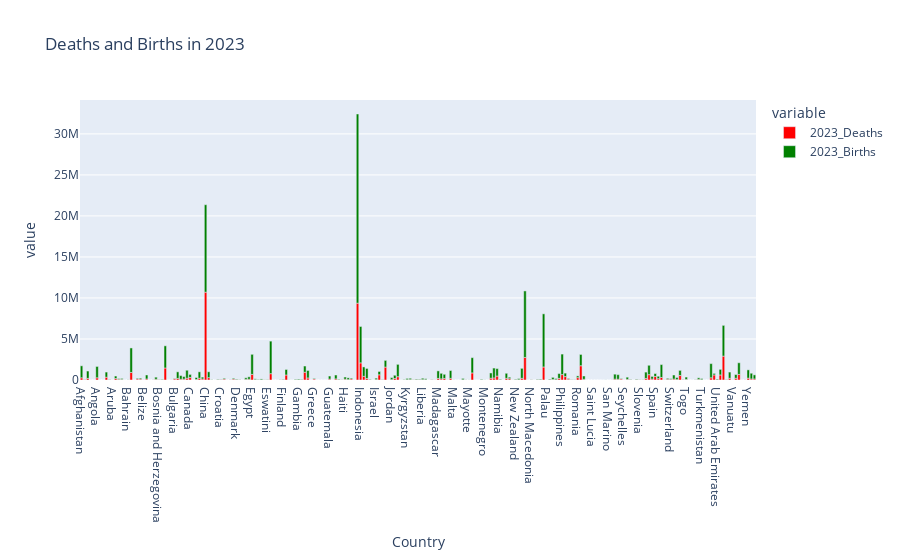

Notebook code cell kept with this figure:
### Markdown cell above
# Deaths and Births in 2023

### Code cell
fig7 = px.bar(population, x='Country', y=['2023_Deaths', '2023_Births'],
             color_discrete_sequence=['red', 'green'],
             title='Deaths and Births in 2023'
             )

fig7.show()

### Figure 1 — Plotly figure (JSON) as saved in the notebook; plotly's stock layout.template omitted (floating-point values rounded to 4 significant figures; data arrays with more than 128 entries replaced by an {"elided": "..."} marker saying what was removed)
{"data": [{"alignmentgroup": "True", "hovertemplate": "variable=2023_Deaths<br>Country=%{x}<br>value=%{y}<extra></extra>", "legendgroup": "2023_Deaths", "marker": {"color": "red", "pattern": {"shape": ""}}, "name": "2023_Deaths", "offsetgroup": "2023_Deaths", "orientation": "v", "showlegend": true, "textposition": "auto", "type": "bar", "x": {"elided": "218 str values"}, "xaxis": "x", "y": {"elided": "218 int values"}, "yaxis": "y"}, {"alignmentgroup": "True", "hovertemplate": "variable=2023_Births<br>Country=%{x}<br>value=%{y}<extra></extra>", "legendgroup": "2023_Births", "marker": {"color": "green", "pattern": {"shape": ""}}, "name": "2023_Births", "offsetgroup": "2023_Births", "orientation": "v", "showlegend": true, "textposition": "auto", "type": "bar", "x": {"elided": "218 str values"}, "xaxis": "x", "y": {"elided": "218 int values"}, "yaxis": "y"}], "layout": {"autosize": true, "barmode": "relative", "legend": {"title": {"text": "variable"}, "tracegroupgap": 0}, "title": {"text": "Deaths and Births in 2023"}, "xaxis": {"anchor": "y", "autorange": true, "domain": [0, 1], "range": [-0.5, 217.5], "title": {"text": "Country"}, "type": "category"}, "yaxis": {"anchor": "x", "autorange": true, "domain": [0, 1], "range": [0, 34130000.0], "title": {"text": "value"}, "type": "linear"}}}
